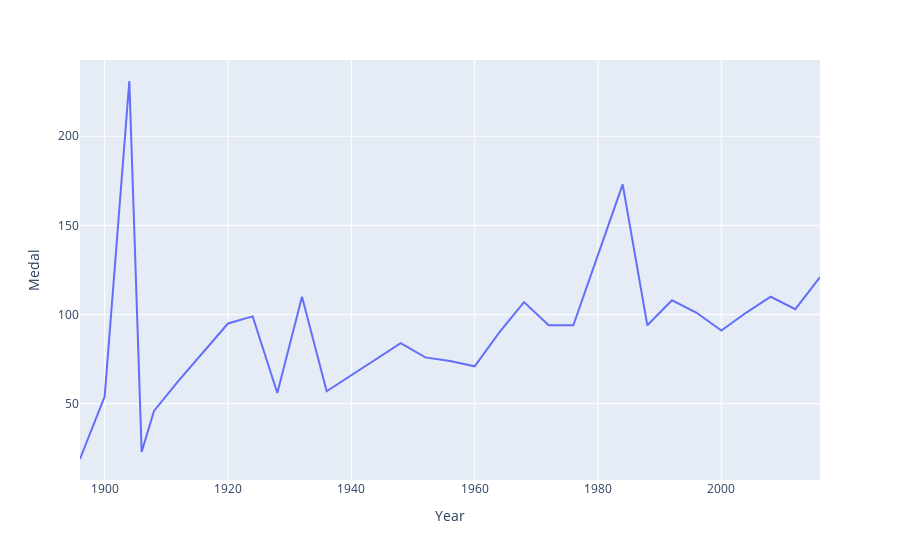

Source (notebook cell):
### Code cell
fig=px.line(final_df,x='Year',y='Medal')
fig.show()

### Figure 1 — Plotly figure (JSON) as saved in the notebook; plotly's stock layout.template omitted (floating-point values rounded to 4 significant figures)
{"data": [{"hovertemplate": "Year=%{x}<br>Medal=%{y}<extra></extra>", "legendgroup": "", "line": {"color": "#636efa", "dash": "solid"}, "marker": {"symbol": "circle"}, "mode": "lines", "name": "", "orientation": "v", "showlegend": false, "type": "scatter", "x": [1896, 1900, 1904, 1906, 1908, 1912, 1920, 1924, 1928, 1932, 1936, 1948, 1952, 1956, 1960, 1964, 1968, 1972, 1976, 1984, 1988, 1992, 1996, 2000, 2004, 2008, 2012, 2016], "xaxis": "x", "y": [19, 54, 231, 23, 46, 63, 95, 99, 56, 110, 57, 84, 76, 74, 71, 90, 107, 94, 94, 173, 94, 108, 101, 91, 101, 110, 103, 121], "yaxis": "y"}], "layout": {"legend": {"tracegroupgap": 0}, "margin": {"t": 60}, "xaxis": {"anchor": "y", "domain": [0, 1], "title": {"text": "Year"}}, "yaxis": {"anchor": "x", "domain": [0, 1], "title": {"text": "Medal"}}}}
